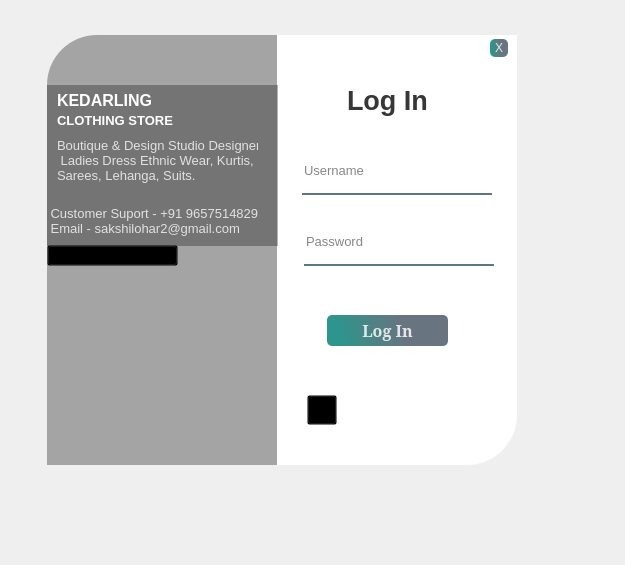
<?xml version="1.0" encoding="UTF-8"?>
<ui version="4.0">
 <class>Form</class>
 <widget class="QWidget" name="Form">
  <property name="geometry">
   <rect>
    <x>0</x>
    <y>0</y>
    <width>625</width>
    <height>565</height>
   </rect>
  </property>
  <property name="windowTitle">
   <string>Form</string>
  </property>
  <widget class="QWidget" name="widget" native="true">
   <property name="geometry">
    <rect>
     <x>7</x>
     <y>5</y>
     <width>561</width>
     <height>501</height>
    </rect>
   </property>
   <property name="styleSheet">
    <string notr="true">QPushButton#pushButton{
	background-color: qlineargradient(spread:pad, x1:0.097, y1:0.448864, x2:0.631, y2:0.409091, stop:0 rgba(11, 131, 120, 219), stop:1 rgba(85, 98, 112, 226));

	color:rgba(255,255,255,210);
    border-radius:5px;
}
QPushButton#pushButton:hover{
	background-color: qlineargradient(spread:pad, x1:0.097, y1:0.448864, x2:0.631, y2:0.409091, stop:0 rgba(150, 123, 111, 219), stop:1 rgba(85, 81, 84, 226));
}
QPushButton#pushButton:pressed{
	padding-left:5px;
	padding-top:5px;
	background-color:rgba(150,123,111,255);
}




QPushButton#pushButton_2{
	background-color:rgba(0,0,0,0);
	color:rgba(85,98,112,255);
}
QPushButton#pushButton_2:hover{
	color:rgba(131,96,53,255);
}
QPushButton#pushButton_2:pressed{
	padding-left:5px;
	padding-top:5px;
	color:rgba(91,88,53,255);
}</string>
   </property>
   <widget class="QLabel" name="label">
    <property name="geometry">
     <rect>
      <x>40</x>
      <y>30</y>
      <width>321</width>
      <height>430</height>
     </rect>
    </property>
    <property name="styleSheet">
     <string notr="true">background-image: url(:/img/registration2.jpg);
border-top-left-radius: 50px;</string>
    </property>
    <property name="text">
     <string/>
    </property>
   </widget>
   <widget class="QLabel" name="label_2">
    <property name="geometry">
     <rect>
      <x>40</x>
      <y>30</y>
      <width>321</width>
      <height>430</height>
     </rect>
    </property>
    <property name="styleSheet">
     <string notr="true">background-color:rgba(0,0,0,80);
border-top-left-radius: 50px;</string>
    </property>
    <property name="text">
     <string/>
    </property>
   </widget>
   <widget class="QLabel" name="label_3">
    <property name="geometry">
     <rect>
      <x>270</x>
      <y>30</y>
      <width>240</width>
      <height>430</height>
     </rect>
    </property>
    <property name="styleSheet">
     <string notr="true">background-color:rgba(255,255,255,255);
border-bottom-right-radius:50px;</string>
    </property>
    <property name="text">
     <string/>
    </property>
   </widget>
   <widget class="QLabel" name="label_4">
    <property name="geometry">
     <rect>
      <x>340</x>
      <y>80</y>
      <width>91</width>
      <height>31</height>
     </rect>
    </property>
    <property name="font">
     <font>
      <family>MS Shell Dlg 2</family>
      <pointsize>20</pointsize>
      <weight>75</weight>
      <bold>true</bold>
     </font>
    </property>
    <property name="styleSheet">
     <string notr="true">color:rgba(0,0,0,200);</string>
    </property>
    <property name="text">
     <string>Log In</string>
    </property>
   </widget>
   <widget class="QLineEdit" name="lineEdit">
    <property name="geometry">
     <rect>
      <x>295</x>
      <y>150</y>
      <width>190</width>
      <height>40</height>
     </rect>
    </property>
    <property name="font">
     <font>
      <pointsize>10</pointsize>
     </font>
    </property>
    <property name="styleSheet">
     <string notr="true">background-color:rgba(0,0,0,0);
border:none;
border-bottom:2px solid rgba(46,82,101,200);
color:rgba(0,0,0,240);
padding-bottom:7px;</string>
    </property>
    <property name="placeholderText">
     <string>Username</string>
    </property>
   </widget>
   <widget class="QLineEdit" name="lineEdit_2">
    <property name="geometry">
     <rect>
      <x>297</x>
      <y>221</y>
      <width>190</width>
      <height>40</height>
     </rect>
    </property>
    <property name="font">
     <font>
      <pointsize>10</pointsize>
     </font>
    </property>
    <property name="styleSheet">
     <string notr="true">background-color:rgba(0,0,0,0);
border:none;
border-bottom:2px solid rgba(46,82,101,200);
color:rgba(0,0,0,240);
padding-bottom:7px;</string>
    </property>
    <property name="echoMode">
     <enum>QLineEdit::Password</enum>
    </property>
    <property name="placeholderText">
     <string>Password</string>
    </property>
   </widget>
   <widget class="QPushButton" name="pushButton">
    <property name="geometry">
     <rect>
      <x>320</x>
      <y>310</y>
      <width>121</width>
      <height>31</height>
     </rect>
    </property>
    <property name="font">
     <font>
      <family>Constantia</family>
      <pointsize>12</pointsize>
      <weight>75</weight>
      <bold>true</bold>
     </font>
    </property>
    <property name="text">
     <string>Log In</string>
    </property>
   </widget>
   <widget class="QPushButton" name="pushButton_2">
    <property name="geometry">
     <rect>
      <x>300</x>
      <y>390</y>
      <width>30</width>
      <height>30</height>
     </rect>
    </property>
    <property name="maximumSize">
     <size>
      <width>30</width>
      <height>30</height>
     </size>
    </property>
    <property name="font">
     <font>
      <pointsize>15</pointsize>
     </font>
    </property>
    <property name="text">
     <string/>
    </property>
   </widget>
   <widget class="QLabel" name="label_6">
    <property name="geometry">
     <rect>
      <x>40</x>
      <y>80</y>
      <width>231</width>
      <height>161</height>
     </rect>
    </property>
    <property name="styleSheet">
     <string notr="true">background-color:rgba(0,0,0,75);</string>
    </property>
    <property name="text">
     <string/>
    </property>
   </widget>
   <widget class="QLabel" name="label_7">
    <property name="geometry">
     <rect>
      <x>50</x>
      <y>80</y>
      <width>211</width>
      <height>31</height>
     </rect>
    </property>
    <property name="font">
     <font>
      <pointsize>12</pointsize>
      <weight>75</weight>
      <bold>true</bold>
     </font>
    </property>
    <property name="styleSheet">
     <string notr="true">color: rgb(255, 255, 255);</string>
    </property>
    <property name="text">
     <string>KEDARLING </string>
    </property>
   </widget>
   <widget class="QLabel" name="label_8">
    <property name="geometry">
     <rect>
      <x>50</x>
      <y>130</y>
      <width>201</width>
      <height>51</height>
     </rect>
    </property>
    <property name="font">
     <font>
      <pointsize>10</pointsize>
      <weight>50</weight>
      <bold>false</bold>
     </font>
    </property>
    <property name="styleSheet">
     <string notr="true">color:rgba(255,255,255,200)</string>
    </property>
    <property name="text">
     <string>Boutique &amp; Design Studio Designer
 Ladies Dress Ethnic Wear, Kurtis, 
Sarees, Lehanga, Suits.</string>
    </property>
   </widget>
   <widget class="QPushButton" name="pushButton_3">
    <property name="geometry">
     <rect>
      <x>483</x>
      <y>34</y>
      <width>18</width>
      <height>18</height>
     </rect>
    </property>
    <property name="font">
     <font>
      <pointsize>9</pointsize>
      <weight>50</weight>
      <bold>false</bold>
     </font>
    </property>
    <property name="styleSheet">
     <string notr="true">QPushButton#pushButton_3{
	background-color: qlineargradient(spread:pad, x1:0.097, y1:0.448864, x2:0.631, y2:0.409091, stop:0 rgba(11, 131, 120, 219), stop:1 rgba(85, 98, 112, 226));

	color:rgba(255,255,255,210);
    border-radius:5px;
}
QPushButton#pushButton_3:hover{
	background-color: qlineargradient(spread:pad, x1:0.097, y1:0.448864, x2:0.631, y2:0.409091, stop:0 rgba(150, 123, 111, 219), stop:1 rgba(85, 81, 84, 226));
}
QPushButton#pushButton_3:pressed{
	padding-left:5px;
	padding-top:5px;
	background-color:rgba(150,123,111,255);
}




QPushButton#pushButton_4{
	background-color:rgba(0,0,0,0);
	color:rgba(85,98,112,255);
}
QPushButton#pushButton_4:hover{
	color:rgba(131,96,53,255);
}
QPushButton#pushButton_4:pressed{
	padding-left:5px;
	padding-top:5px;
	color:rgba(91,88,53,255);
}</string>
    </property>
    <property name="text">
     <string>X</string>
    </property>
   </widget>
   <widget class="QLabel" name="label_9">
    <property name="geometry">
     <rect>
      <x>300</x>
      <y>275</y>
      <width>181</width>
      <height>24</height>
     </rect>
    </property>
    <property name="styleSheet">
     <string notr="true">color: rgb(255, 0, 0);</string>
    </property>
    <property name="text">
     <string/>
    </property>
   </widget>
   <widget class="QLabel" name="label_10">
    <property name="geometry">
     <rect>
      <x>40</x>
      <y>200</y>
      <width>231</width>
      <height>31</height>
     </rect>
    </property>
    <property name="font">
     <font>
      <pointsize>10</pointsize>
      <weight>50</weight>
      <bold>false</bold>
     </font>
    </property>
    <property name="styleSheet">
     <string notr="true">color:rgba(255,255,255,200)</string>
    </property>
    <property name="text">
     <string> Customer Suport - +91 9657514829
 Email - sakshilohar2@gmail.com</string>
    </property>
   </widget>
   <widget class="QLabel" name="label_11">
    <property name="geometry">
     <rect>
      <x>50</x>
      <y>100</y>
      <width>151</width>
      <height>31</height>
     </rect>
    </property>
    <property name="font">
     <font>
      <pointsize>10</pointsize>
      <weight>75</weight>
      <bold>true</bold>
     </font>
    </property>
    <property name="styleSheet">
     <string notr="true">color: rgb(255, 255, 255);</string>
    </property>
    <property name="text">
     <string>CLOTHING STORE</string>
    </property>
   </widget>
   <widget class="QPushButton" name="pushButton_4">
    <property name="geometry">
     <rect>
      <x>40</x>
      <y>240</y>
      <width>131</width>
      <height>21</height>
     </rect>
    </property>
    <property name="styleSheet">
     <string notr="true">QPushButton{background:transparent;}</string>
    </property>
    <property name="text">
     <string>Administration Login....</string>
    </property>
   </widget>
  </widget>
 </widget>
 <resources>
  <include location="res.qrc"/>
 </resources>
 <connections/>
</ui>
